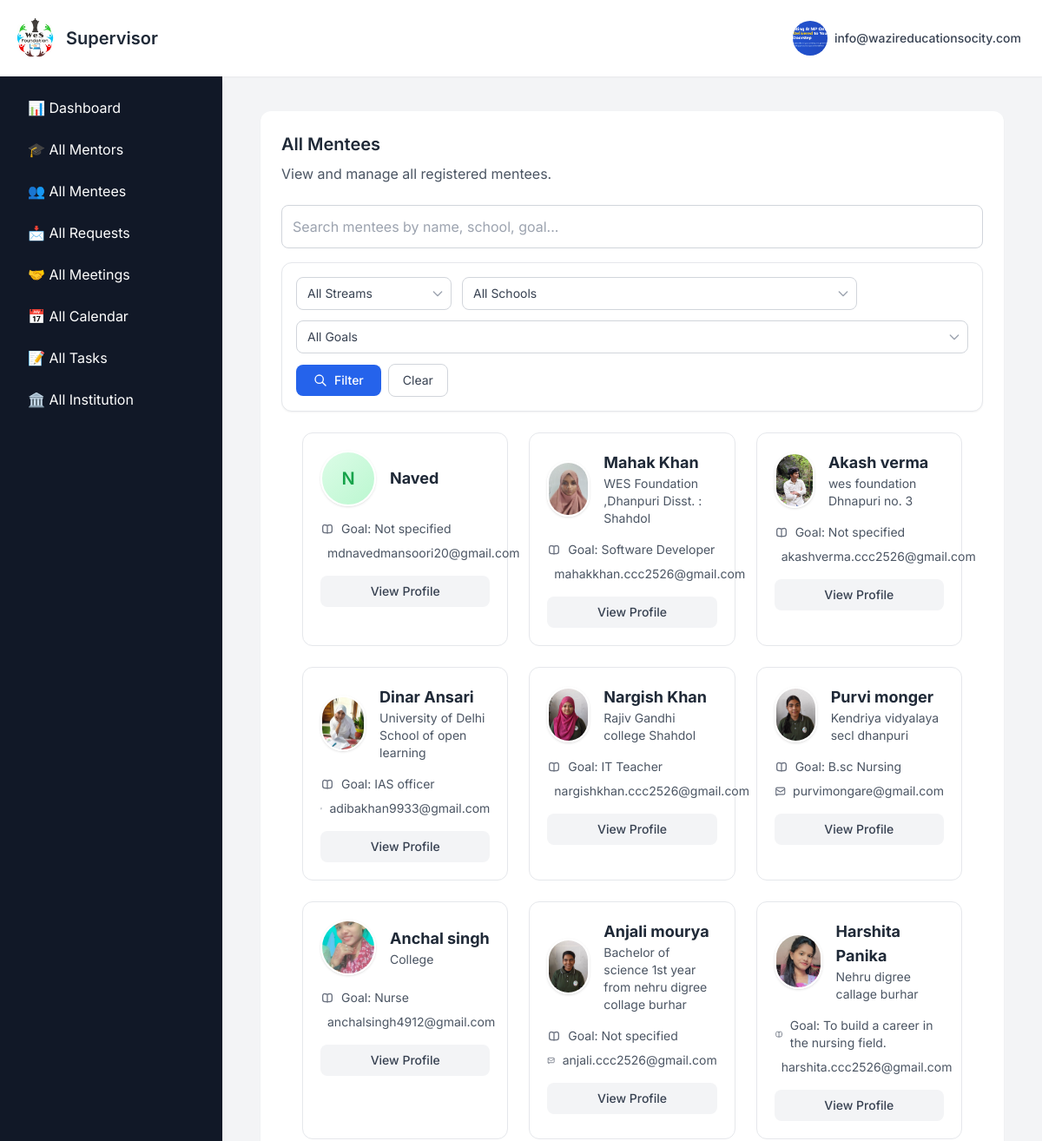
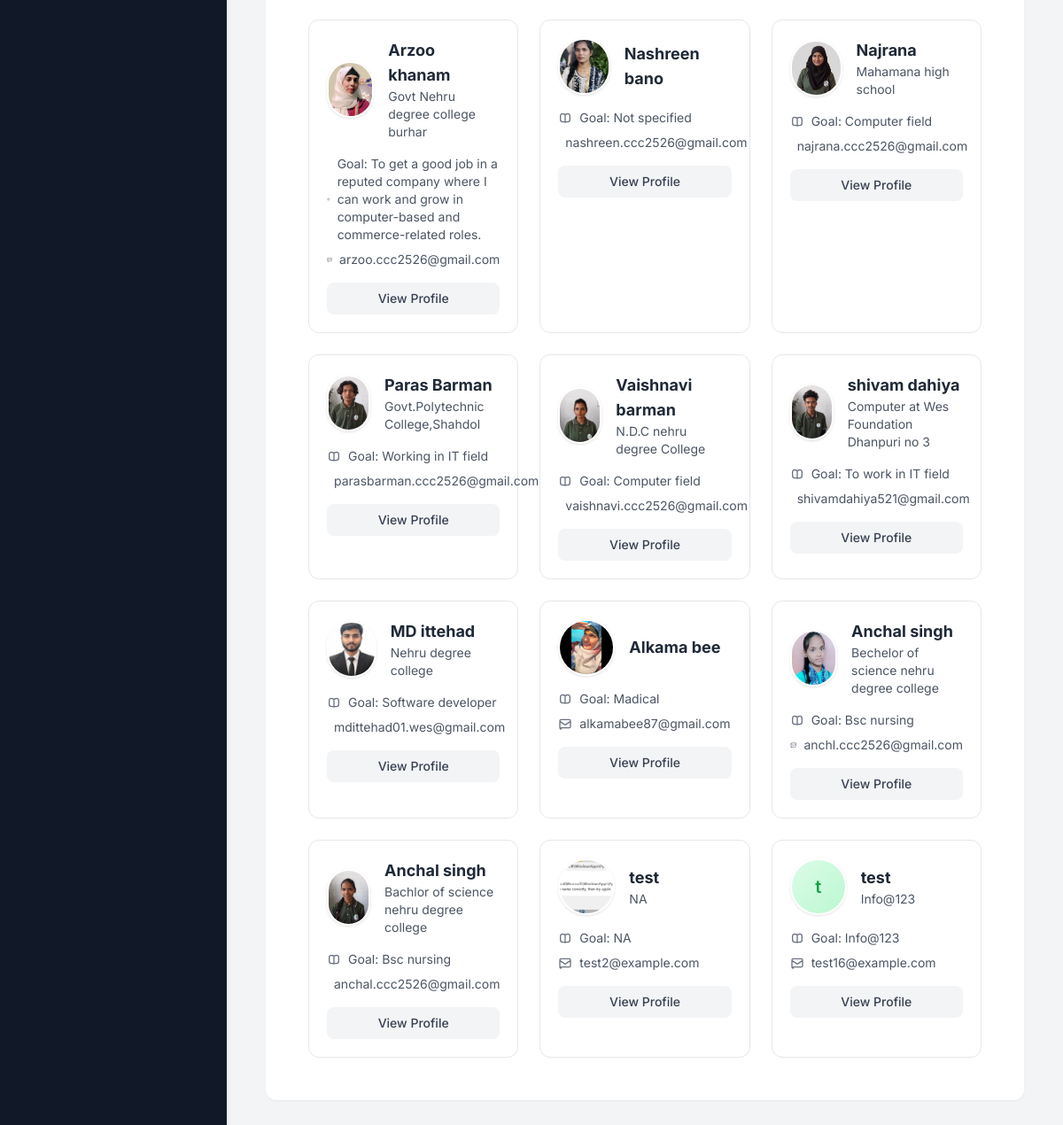
The page /supervisor_find_mentee (signed in) on the database as committed earlier (2 pictures, top to bottom).
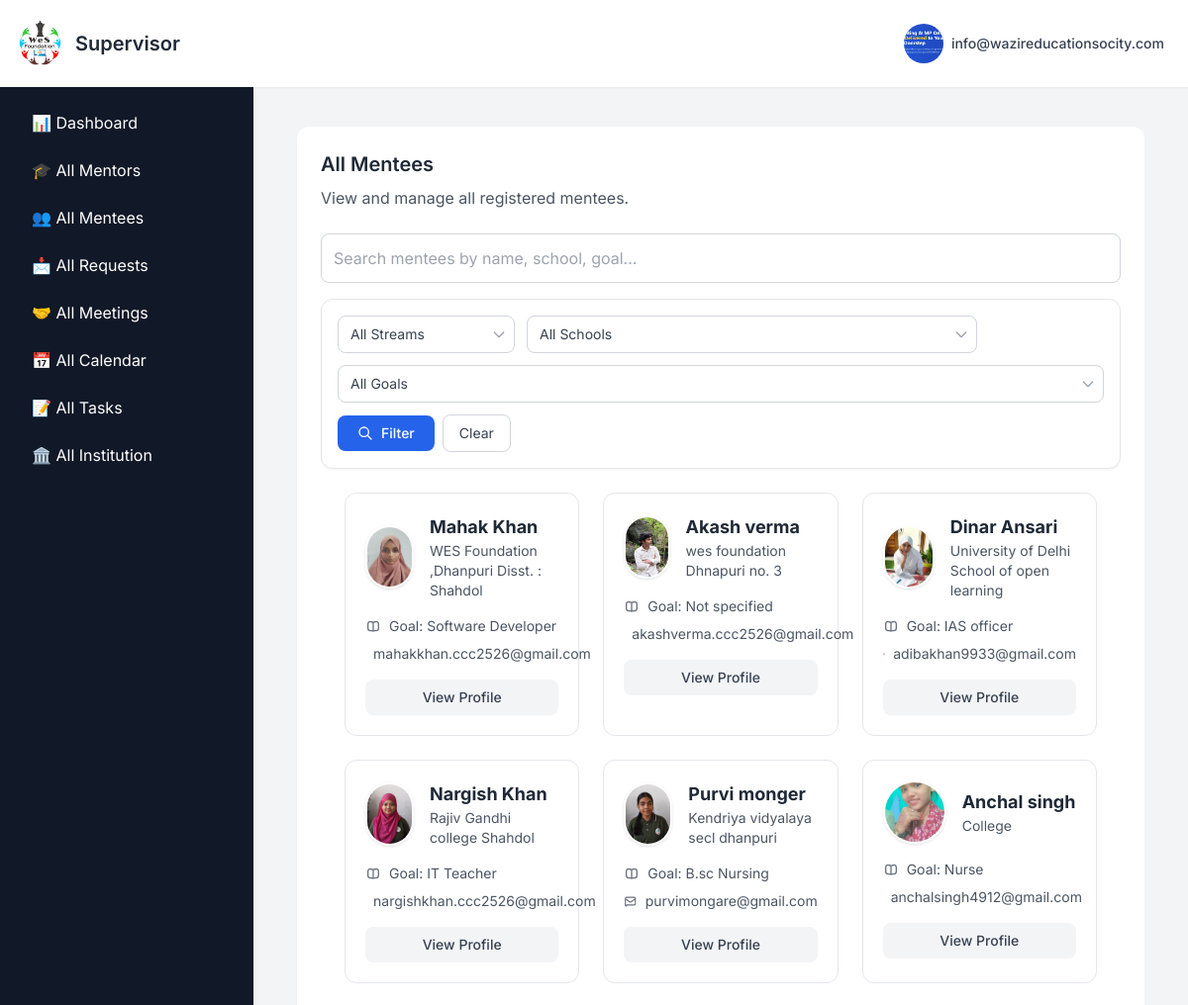
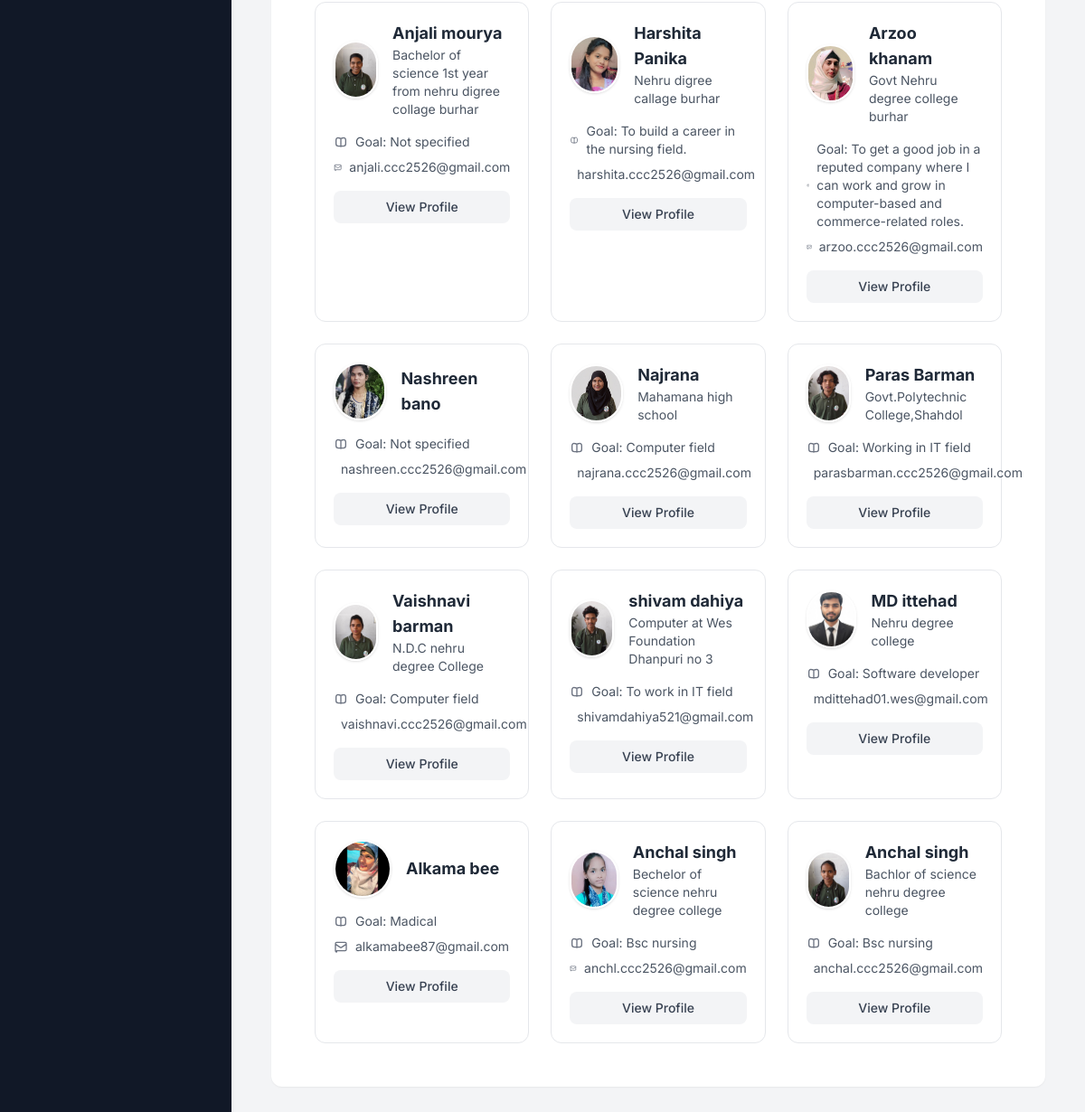
The same page on the database as committed later (2 pictures, top to bottom).
### app.py (models this page shows, shortened)
class SupervisorProfile(db.Model):
    __tablename__ = "supervisor_profile"
    id = db.Column(db.Integer, primary_key=True)
    user_id = db.Column(db.Integer, db.ForeignKey("signup_details.id"), nullable=False, unique=True)
    organisation = db.Column(db.String(150))
    whatsapp = db.Column(db.String(20))
    location = db.Column(db.String(100))
    role = db.Column(db.String(100))
    additional_info = db.Column(db.Text)
    profile_picture = db.Column(db.String(100))
    user = db.relationship("User", backref="supervisor_profile", uselist=False)

class User(db.Model):
    __tablename__ = "signup_details"
    id = db.Column(db.Integer, primary_key=True)
    name = db.Column(db.String(100), nullable=False)
    email = db.Column(db.String(100), unique=True, nullable=False)
    password = db.Column(db.String(200), nullable=False)   # length thoda bada
    user_type = db.Column(db.String(10), nullable=False)
    institution = db.Column(db.String(150), nullable=True)
    institution_id = db.Column(db.Integer, db.ForeignKey("institutions.id"), nullable=True)
    mentor_profile = db.relationship("MentorProfile", backref="user", uselist=False)
    institution_ref = db.relationship("Institution", backref="users", foreign_keys="User.institution_id")

class MenteeProfile(db.Model):
    __tablename__ = "mentee_profile"
    id = db.Column(db.Integer, primary_key=True)
    user_id = db.Column(db.Integer, db.ForeignKey("signup_details.id"), nullable=False)
    dob = db.Column(db.String(20))
    school_college_name = db.Column(db.String(150))
    mobile_number = db.Column(db.String(20))
    whatsapp_number = db.Column(db.String(20))
    govt_private = db.Column(db.String(50))
    stream = db.Column(db.String(100))
    class_year = db.Column(db.String(50))
    favourite_subject = db.Column(db.String(100))
    goal = db.Column(db.Text)
    parent_name = db.Column(db.String(150))
    parent_mobile = db.Column(db.String(20))
    comments = db.Column(db.Text)
    terms_agreement = db.Column(db.String(10))  # Yes / No
    profile_picture = db.Column(db.String(100))  # store image filename
    status = db.Column(db.String(20), default="pending")  # Add this
    user = db.relationship("User", backref="mentee_profile", uselist=False)

### app.py (the view, shortened to what this page needs)
@app.route("/supervisor_find_mentee")
def supervisor_find_mentee():
    if "email" not in session or session.get("user_type") != "0":
        return redirect(url_for("signin"))
    mentee_query = MenteeProfile.query.join(User, MenteeProfile.user_id == User.id)
    search_query = request.args.get("search", "").lower()
    stream_filter = request.args.get("stream", "")
    school_filter = request.args.get("school", "")
    goal_filter = request.args.get("goal", "")
    if stream_filter:
        mentee_query = mentee_query.filter(MenteeProfile.stream == stream_filter)
    if school_filter:
        mentee_query = mentee_query.filter(MenteeProfile.school_college_name == school_filter)
    if goal_filter:
        mentee_query = mentee_query.filter(MenteeProfile.goal == goal_filter)
    all_mentees = mentee_query.all()
    mentee_streams = sorted({row[0] for row in MenteeProfile.query.with_entities(MenteeProfile.stream).distinct() if row[0]})
    mentee_schools = sorted({row[0] for row in MenteeProfile.query.with_entities(MenteeProfile.school_college_name).distinct() if row[0]})
    mentee_goals = sorted({row[0] for row in MenteeProfile.query.with_entities(MenteeProfile.goal).distinct() if row[0]})
    return render_template(
        "supervisor/supervisor_find_mentee.html",
        mentees=all_mentees,
        mentee_streams=mentee_streams,
        mentee_schools=mentee_schools,
        mentee_goals=mentee_goals,
        active_section="mentees",
        show_sidebar=True
    )

### app.py (called while the page is built)
@app.context_processor
def inject_profile_complete():
    profile_complete = True  # Default to True (no popup)
    if "email" in session and session.get("user_type") in ["1", "2"]:
        user = User.query.filter_by(email=session["email"]).first()
        if user:
            profile_complete = check_profile_complete(user.id, session.get("user_type"))
    return dict(profile_complete=profile_complete)

### templates/supervisor/supervisor_find_mentee.html (shortened to what this page needs)
{% extends "base2.html" %}
{% block user %}Supervisor{% endblock %}
{% block content %}
<main class="max-w-7xl mx-auto px-2 sm:px-3 lg:px-3 py-2">
  <section id="mentees" class="hidden p-6 bg-white rounded-xl shadow-sm">
    <div class="mb-6">
      <h2 class="text-xl font-semibold text-gray-800 mb-2">All Mentees</h2>
      <p class="text-gray-600">View and manage all registered mentees.</p>
    </div>
    <input type="text" id="menteeSearch" placeholder="Search mentees by name, school, goal..."
           class="w-full p-3 mb-4 border border-gray-300 rounded-lg"
           onkeyup="filterMentees()">
<form method="GET" action="{{ url_for('supervisor_find_mentee') }}">
  <div class="flex flex-col sm:flex-row items-start sm:items-center gap-4 p-4 bg-white rounded-xl border border-gray-200 shadow-sm">
    <div class="flex flex-wrap items-center gap-3 flex-1">
      <div class="relative min-w-[150px]">
        <select name="stream" class="appearance-none w-full pl-3 pr-8 py-2 border border-gray-300 rounded-lg text-sm text-gray-700 bg-white hover:border-gray-400 focus:border-blue-500 focus:ring-1 focus:ring-blue-200 transition-all duration-200">
          <option value="" {% if not request.args.get('stream') %}selected{% endif %}>All Streams</option>
        </select>
        <div class="pointer-events-none absolute inset-y-0 right-0 flex items-center px-2 text-gray-400">
        </div>
      </div>
      <div class="relative min-w-[150px]">
        <select name="school" class="appearance-none w-full pl-3 pr-8 py-2 border border-gray-300 rounded-lg text-sm text-gray-700 bg-white hover:border-gray-400 focus:border-blue-500 focus:ring-1 focus:ring-blue-200 transition-all duration-200">
          <option value="" {% if not request.args.get('school') %}selected{% endif %}>All Schools</option>
        </select>
        <div class="pointer-events-none absolute inset-y-0 right-0 flex items-center px-2 text-gray-400">
        </div>
      </div>
      <div class="relative min-w-[150px]">
        <select name="goal" class="appearance-none w-full pl-3 pr-8 py-2 border border-gray-300 rounded-lg text-sm text-gray-700 bg-white hover:border-gray-400 focus:border-blue-500 focus:ring-1 focus:ring-blue-200 transition-all duration-200">
          <option value="" {% if not request.args.get('goal') %}selected{% endif %}>All Goals</option>
        </select>
        <div class="pointer-events-none absolute inset-y-0 right-0 flex items-center px-2 text-gray-400">
        </div>
      </div>
      <div class="flex items-center gap-2">
        <button type="submit" class="px-5 py-2 rounded-lg bg-blue-600 text-white text-sm font-medium hover:bg-blue-700 focus:ring-2 focus:ring-blue-200 transition-all duration-200 flex items-center gap-2">
          <svg class="w-4 h-4" fill="none" stroke="currentColor" viewBox="0 0 24 24">
            <path stroke-linecap="round" stroke-linejoin="round" stroke-width="2" d="M21 21l-6-6m2-5a7 7 0 11-14 0 7 7 0 0114 0z"/>
          </svg>
          Filter
        </button>
        <a href="{{ url_for('supervisordashboard') }}" class="px-4 py-2 rounded-lg border border-gray-300 text-sm text-gray-700 bg-white hover:bg-gray-50 transition-all duration-200">
          Clear
        </a>
      </div>
    </div>
  </div>
</form>
    {% if mentees and mentees|length > 0 %}
    <div class="grid p-6 grid-cols-1 md:grid-cols-2 lg:grid-cols-3 gap-6" id="menteesGrid">
      {% for mentee in mentees %}
      <div class="mentee-card bg-white rounded-xl border border-gray-200 p-5 transition-all hover:shadow-md">
        <div class="flex items-center gap-4 mb-4">
          {% if mentee.profile_picture %}
            <img src="{{ url_for('static', filename='uploads/' ~ mentee.profile_picture) }}"
                 alt="{{ mentee.user.name }}"
                 class="w-16 h-16 rounded-full object-cover border-2 border-white shadow">
          {% else %}
            <div class="w-16 h-16 rounded-full bg-gradient-to-br from-green-100 to-green-200 flex items-center justify-center text-green-600 border-2 border-white shadow">
              <span class="text-xl font-semibold">{{ mentee.user.name[0] if mentee.user.name else '?' }}</span>
            </div>
          {% endif %}
          <div>
            <h3 class="text-lg font-bold text-gray-800 mentee-name">{{ mentee.user.name }}</h3>
            <p class="text-sm text-gray-600 mentee-school">{{ mentee.school_college_name }}</p>
          </div>
        </div>
        <div class="space-y-2 mb-4">
          <div class="flex items-center text-sm text-gray-600 mentee-goal">
            <span>Goal: {{ mentee.goal if mentee.goal else 'Not specified' }}</span>
          </div>
          <div class="flex items-center text-sm text-gray-600 mentee-email">
            <svg xmlns="http://www.w3.org/2000/svg" class="h-4 w-4 mr-2 text-gray-500" fill="none" viewBox="0 0 24 24" stroke="currentColor">
              <path stroke-linecap="round" stroke-linejoin="round" stroke-width="2" d="M3 8l7.89 5.26a2 2 0 002.22 0L21 8M5 19h14a2 2 0 002-2V7a2 2 0 00-2-2H5a2 2 0 00-2 2v12a2 2 0 002 2z" />
            </svg>
            <span>{{ mentee.user.email }}</span>
          </div>
        </div>
        <div class="flex space-x-2">
        <button
            class="view-profile-btn w-full px-4 py-2 bg-gray-100 text-gray-700 text-sm font-medium rounded-lg hover:bg-gray-200 transition"
            data-mentee='{{ {
                "name": mentee.user.name,
                "stream": mentee.stream,
                "school": mentee.school_college_name,
                "goal": mentee.goal,
                "dob": mentee.dob,
                "mobileNumber": mentee.mobile_number,
                "whatsappNumber": mentee.whatsapp_number,
                "parentName": mentee.parent_name,
                "parentMobile": mentee.parent_mobile,
                "comments": mentee.comments,
                "profilePic": mentee.profile_picture,
                "classYear": mentee.class_year,
                "favouriteSubject": mentee.favourite_subject
            }|tojson }}'>
            View Profile
        </button>
        </div>
      </div>
      {% endfor %}
    </div>
    {% endif %}
  </section>
</main>
{% endblock %}

### templates/base2.html (shortened to what this page needs)
<!DOCTYPE html>
<html lang="en">
<head>
    <script src="https://cdn.tailwindcss.com"></script>
    <link href='https://cdn.jsdelivr.net/npm/fullcalendar@5.11.3/main.min.css' rel='stylesheet' />
</head>
<body class="flex flex-col h-screen overflow-hidden">
    <nav class="bg-white shadow-sm p-4 flex justify-between items-center z-10">
        <div class="flex items-center space-x-2">
            <a href="
            {% if session.get('user_type') == '0' %}
                {{ url_for('supervisordashboard') }}
            {% elif session.get('user_type') == '1' %}
                {{ url_for('mentordashboard') }}
            {% elif session.get('user_type') == '2' %}
                {{ url_for('menteedashboard') }}
            {% elif session.get('user_type') == '3' %}
                {{ url_for('institutiondashboard') }}
            {% else %}
                {{ url_for('home') }}
            {% endif %}
            " class="flex items-center">
                <img src="{{ url_for('static', filename='img/logo.jpg') }}" alt="LOGO" class="h-12 w-12 rounded-full mr-3">
                <span class="text-xl font-semibold text-gray-800">{% block user %}{% endblock %}</span>
            </a>
        </div>
        <div class="relative">
            <button id="profile-dropdown-btn" class="group flex items-center space-x-2 p-2 rounded-full hover:bg-gray-600 hover:text-white transition-colors duration-200 focus:outline-none focus:ring focus:ring-blue-300">
                <div class="top-right-profile">
                    {% if current_user_profile_pic and current_user_profile_pic != 'default.png' %}
                        <img src="{{ url_for('static', filename='uploads/' + current_user_profile_pic) }}"
                             alt="Profile Picture" class="w-10 h-10 rounded-full object-cover">
                    {% else %}
                        <img src="{{ url_for('static', filename='uploads/default.png') }}"
                             alt="Profile Picture" class="w-10 h-10 rounded-full object-cover">
                    {% endif %}
                </div>
                <span class="text-sm font-medium text-gray-700 group-hover:text-white hidden sm:block">{{ session.get('email') }}</span>
            </button>
        </div>
    </nav>
    <div class="flex flex-1 overflow-hidden">
        {% if show_sidebar %}
            <aside id="sidebar"
                   class="fixed inset-y-0 left-0 w-64 bg-gray-900 shadow-md p-4 space-y-2 overflow-y-auto
                          transform -translate-x-full transition-transform duration-200 ease-in-out
                          md:relative md:translate-x-0 z-20">
                {% if session.get('user_type') == '0' %}
                    <a href="{{ url_for('supervisordashboard')}}"
                       class="block px-4 py-2 text-white hover:bg-gray-600 rounded-md">
                       📊 Dashboard
                    </a>
                    <a href="{{ url_for('supervisor_find_mentor')}}"
                       class="block px-4 py-2 text-white hover:bg-gray-600 rounded-md">
                       🎓 All Mentors
                    </a>
                    <a href="{{ url_for('supervisor_find_mentee')}}"
                       class="block px-4 py-2 text-white hover:bg-gray-600 rounded-md">
                       👥 All Mentees
                    </a>
                    <a href="{{ url_for('view_requests')}}"
                       class="block px-4 py-2 text-white hover:bg-gray-600 rounded-md">
                       📩 All Requests
                    </a>
                    <a href="{{ url_for('supervisor_meeting_details')}}"
                       class="block px-4 py-2 text-white hover:bg-gray-600 rounded-md">
                        🤝 All Meetings
                    </a>
                    <a href="{{ url_for('supervisor_calendar')}}"
                       class="block px-4 py-2 text-white hover:bg-gray-600 rounded-md">
                        📅 All Calendar
                    </a>
                    <a href="{{ url_for('supervisor_tasks')}}"
                       class="block px-4 py-2 text-white hover:bg-gray-600 rounded-md">
                        📝 All Tasks
                    </a>
                    <a href="{{ url_for('institution')}}"
                       class="block px-4 py-2 text-white hover:bg-gray-600 rounded-md">
                        🏛️ All Institution
                    </a>
                {% endif %}
            </aside>
        {% endif %}
        <main class="flex-1 p-8 overflow-y-auto pb-40">
            {% block content %}{% endblock %}
        </main>
    </div>
</body>
</html>

### templates/base2.html (style rules this page uses)
body { font-family: 'Inter', sans-serif; background-color: #f3f4f6; }

Rows that differ between the two databases and show on the page:
removed MenteeProfile: user "N", user.name "Naved", goal "Not specified", user.email "mdnavedmansoori20@gmail.com"
removed MenteeProfile: profile_picture.name (picture), user.name "test", school_college_name "NA", goal "NA", user.email "test2@example.com"
removed MenteeProfile: user "t", user.name "test", school_college_name "Info@123", goal "Info@123", user.email "test16@example.com"
